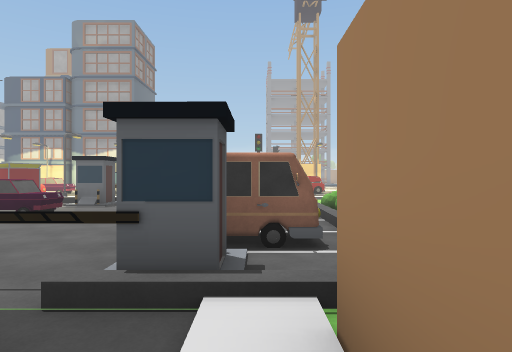
[1] (above)

24 first-person views from a walk through a 3-D level made in the Unity game engine. The camera is 1.5 m above the floor, looks level and sees 75° across. The floor is counted in squares, 2 m on a side. Each view is taken from the middle of a square. On the plan, view 1 faces up. The plan holds only what a view shows up to about 11 squares ahead; the rest is blank. The place goes on beyond the plan. The player is left out. Some surface patterns are stand-ins.

[2]
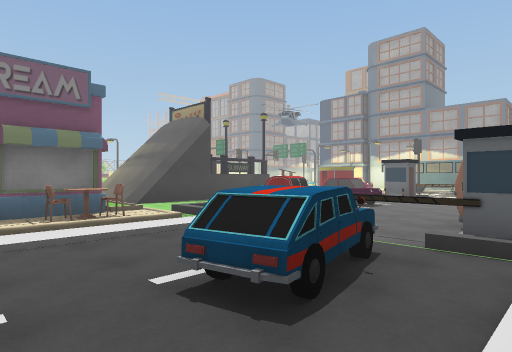

[3]
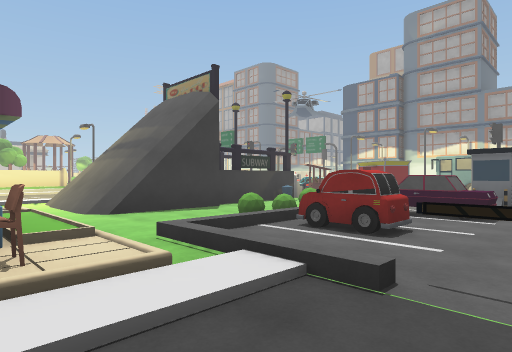

[4]
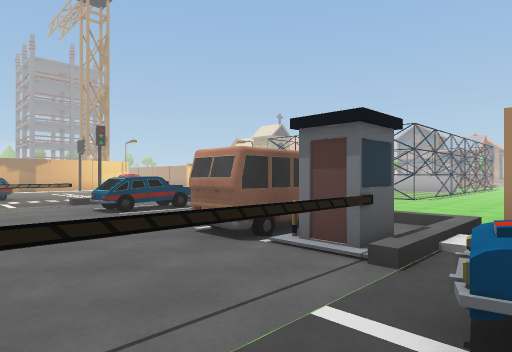

[5]
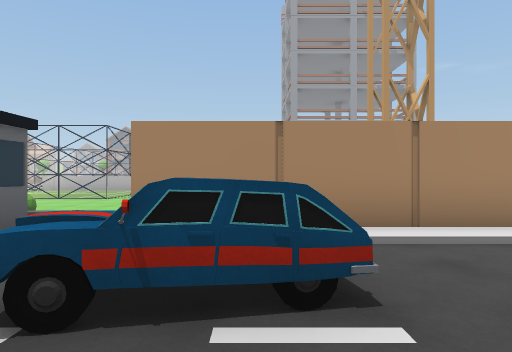

[6]
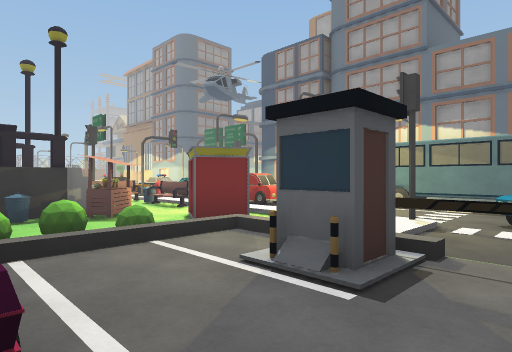

[7]
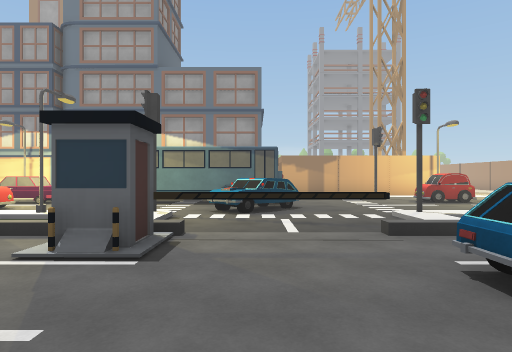

[8]
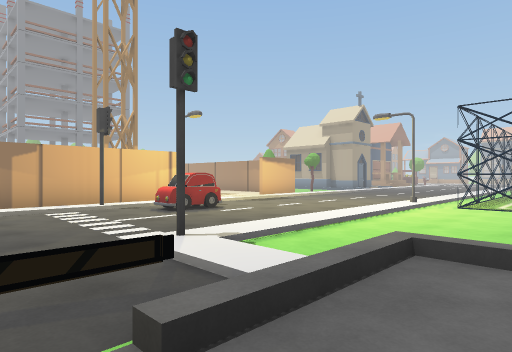

[9]
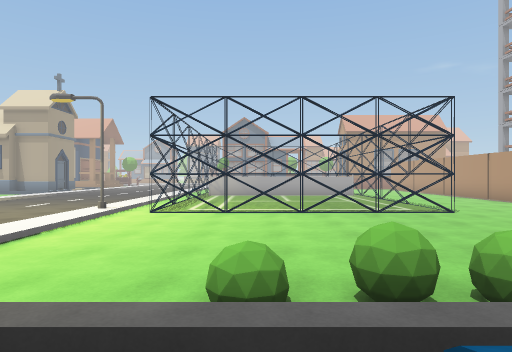

[10]
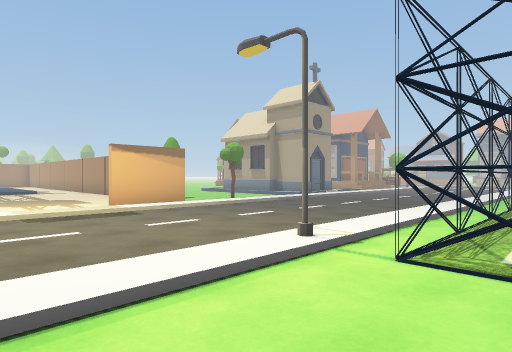

[11]
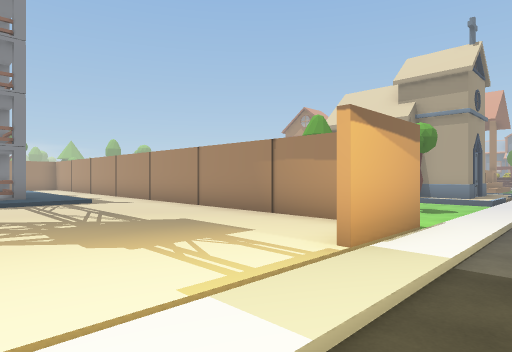

[12]
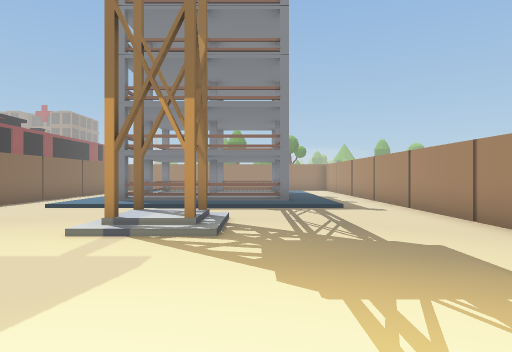

[13]
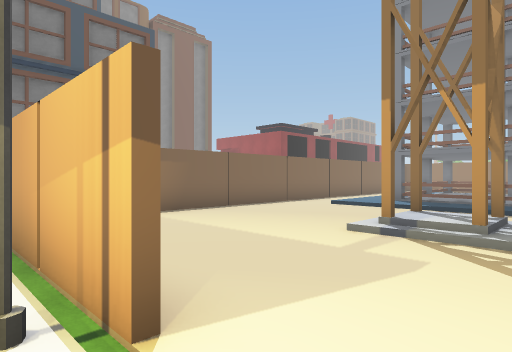

[14]
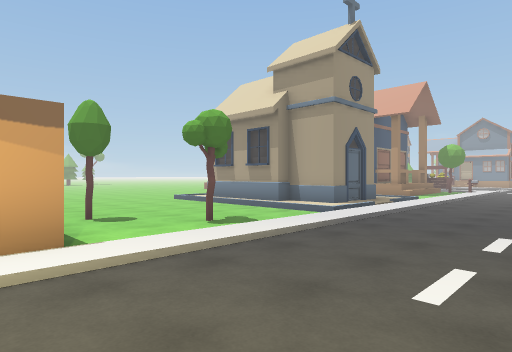

[15]
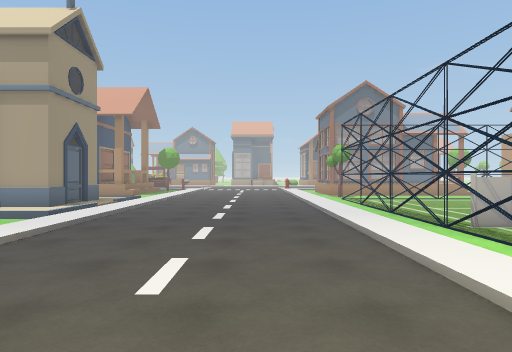

[16]
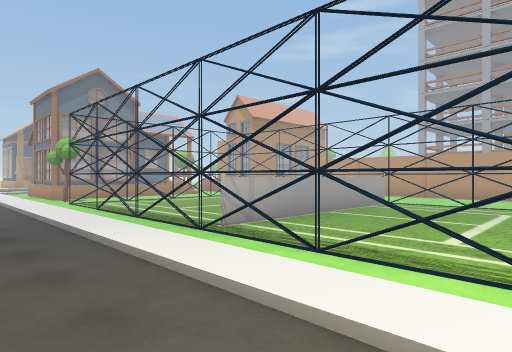

[17]
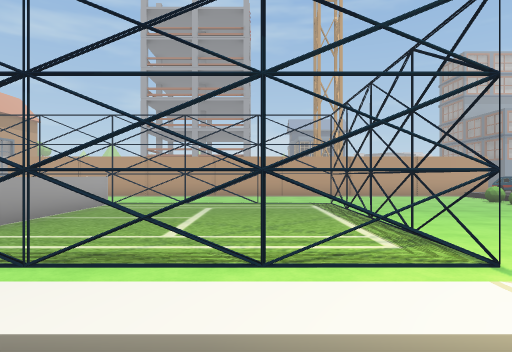

[18]
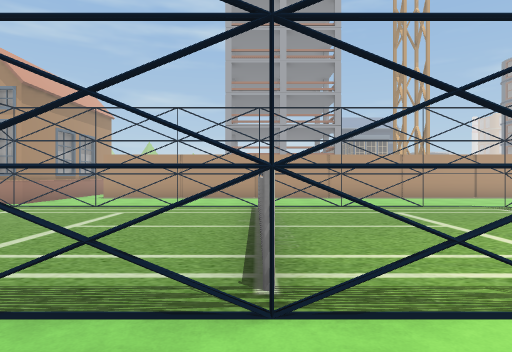

[19]
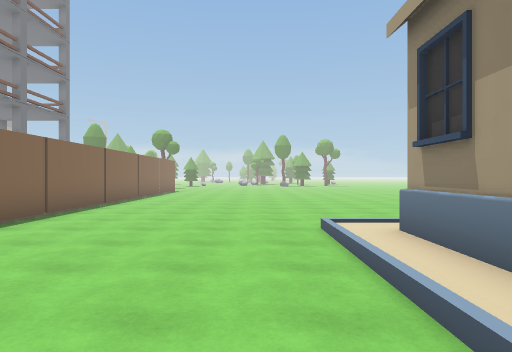

[20]
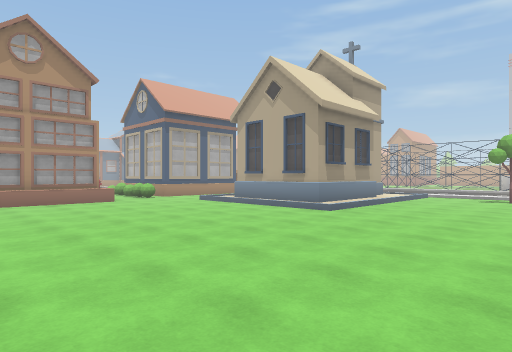

[21]
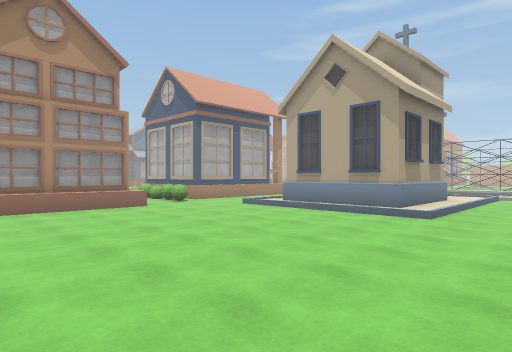

[22]
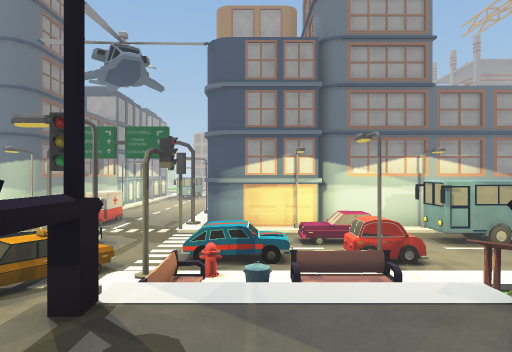

[23]
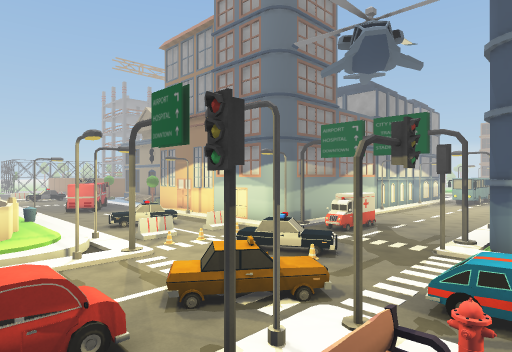

[24]
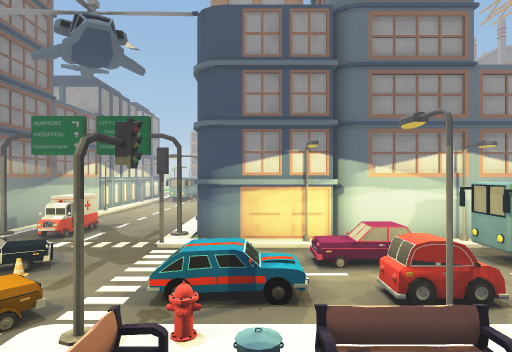

### Floor plan
Key: @ floor where view 1 was taken; # wall or solid block; x gap in a wall; . main floor; : floor 0.25 m higher than the main floor; + floor 0.5 m higher than the main floor; * floor 0.75 m higher than the main floor; % floor 1 m higher than the main floor; & floor 2 m higher than the main floor; / step, stairs or slope; = window, fence, low wall or low ledge; ^ raised ledge; B bush; C car; T thing the floor can be seen under or through; U building; S streetlight; A bus; H hydrant; E bench; R tree; F house; L block; O other object.
Columns run from 22 left of view 1 to 20 right of it. Each row starts with its distance up from view 1.
 30                                #........
 29                          #  x  #..........F
 28                     #:: ++++#/:#..........F
 27                     #::######/:#..........F
 26                     #::::::::/:#..........F
 25                     #::::::::::#..........O
 24                     #::::::::::#..../////..
 23                     #::::##::::#..../UUUU
 22                     #::::##::::#..../UU U
 21       ..O           #::::::::::#..../UUU
 20   #: O..:            ::::::::::#R.../UU
 19   #:OO..:              ::::::::#.RR./UUU
 18   ##O...#########    #####:::/##..../
 17    S ...O /S/ /S/    //O/S/////////////////
 16   LO  ... .CCC.AA   ....CC.................
 15  ... CO..  .CC.AAAAA......................
 14 ..LOC ...CC.CC.....C%.....................
 13 ..LO.  O....S... ..%......................
 12 /S//..OOOHOE///S O....O//////S/////////////
 11 #*/S..O.OE....OO :....:......UUUUUUUUUUUUUR
 10 #=//  CCSE  O.O//#xTT///.....U     U     U
  9       CC x&&#O.B.:......B....U     U     U
  8          #&&O..B.....CC.B....U     U     U
  7           & =..BCCC.....B....U     U     U
  6             #..O ....  . ....U     U     U
  5            /#..B ....CC.O....UUUUUUUUUUUUU
  4         O/ .#..BCC...CC.B.................F
  3          /  #../.....#....................F
  2          ......///#==///..................F
  1             :+++:#..C.:#        ###
  0                #^:..C.@#
 -1                ##:....:#
 -2                   ....:#

Positions as (right, up) in squares from view 1, and headings:
1: (0, 0), facing up
2: (0, -2), facing up-left
3: (-3, 0), facing up-left
4: (-4, 1), facing up-right
5: (-4, 0), facing right
6: (-3, 7), facing up-left
7: (-3, 6), facing up
8: (-2, 9), facing up-right
9: (0, 9), facing right
10: (4, 10), facing up-right
11: (4, 16), facing up-right
12: (5, 17), facing up
13: (5, 17), facing up-left
14: (8, 14), facing up-right
15: (8, 14), facing right
16: (9, 14), facing down-right
17: (9, 14), facing down
18: (13, 13), facing down
19: (13, 19), facing up
20: (10, 30), facing down-right
21: (12, 30), facing down-right
22: (-12, 7), facing up
23: (-12, 9), facing up-left
24: (-12, 9), facing up
